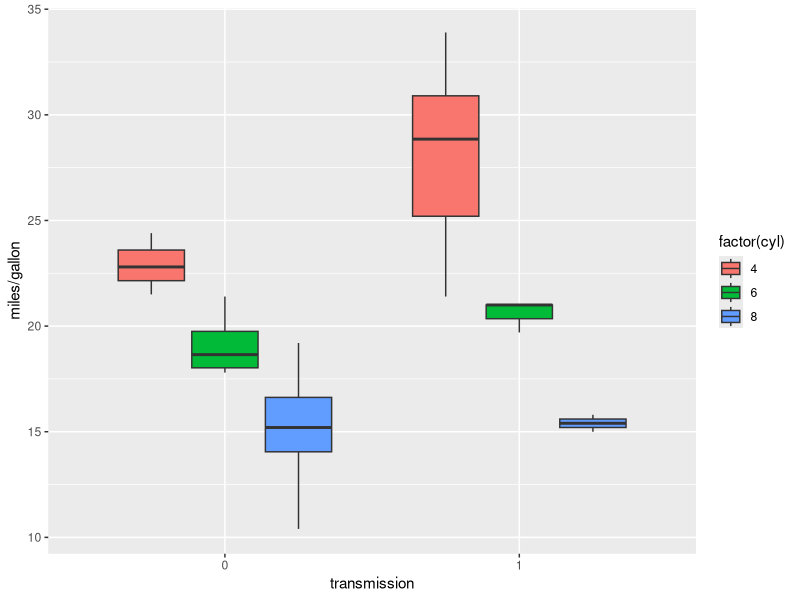
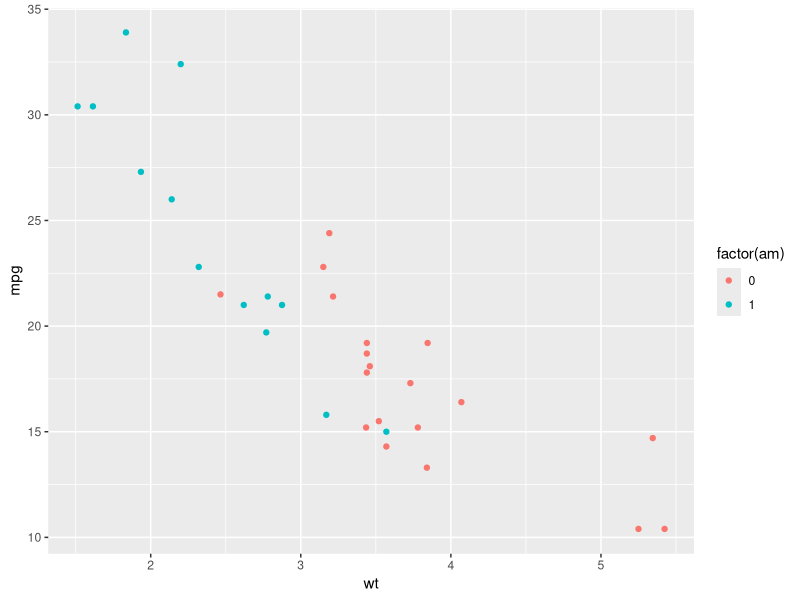

Source code (R) for these figures, in order:
# looking at a data set of a collection of cars, a magazine is interested in 
# exploring the relationship between a set of variables and miles per gallon 
# (MPG) (outcome). In particular, explore the following questions:
# 1. Is an automatic or manual transmission better for MPG
# 2. Quantify the MPG difference between automatic and manual transmissions

library(ggplot2)
library(dplyr)

# the "am" variable in the mtcars dataset is of binary type, indicating manual
# tranmission with "1" and automatic transmission with "0"


g <- ggplot(data = mtcars, aes(y = mpg, x = factor(am), fill = factor(cyl)))
g <- g + geom_boxplot()
g <- g + xlab("transmission") + ylab("miles/gallon")
g


# fit a linear model with transmission as the only variable
fit <- lm(mpg ~ am, data = mtcars)
coef <- summary(fit)$coefficients
coef

# As the slope of the linear model indicates, there is a coef[2, 1] increase in
# miles/gallon going from automatic transmission to manual.

# confidence interval
confInterval <- confint(fit)
confInterval

# The confidence interval indicates that with a 95% confidence, there is an
# increase from confInterval[2, 1] to confInterval[2, 2] miles/gallon going from
# automatic transmission to manual.



# hypothesis testing


# including more variables
# weight

g <- ggplot(data = mtcars, aes(y = mpg, x = wt, color = factor(am)))
g <- g + geom_point()
g

# this plot indicates that weight influences the mpg outcome directly, so this
# is a variable worth having into account when analyzing whether automatic or
# manual transmission is better for mpg
# manual cars weight less than automatic cars

fit2 <- lm(mpg ~ am + wt, data = mtcars)
coef2 <- summary(fit2)$coefficients
coef2






















